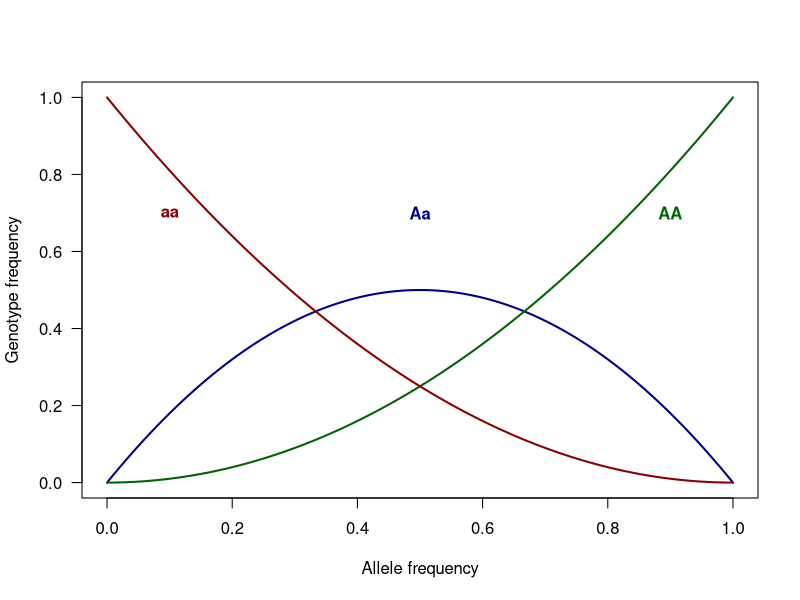
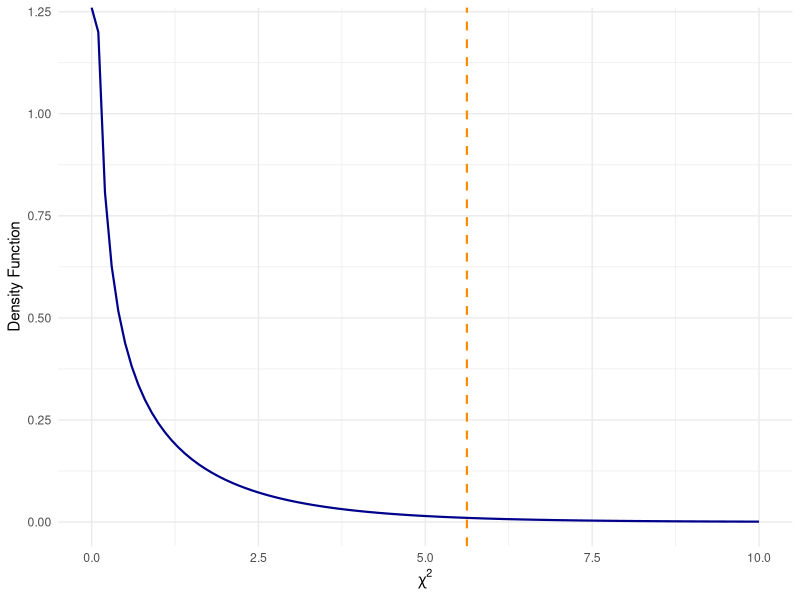
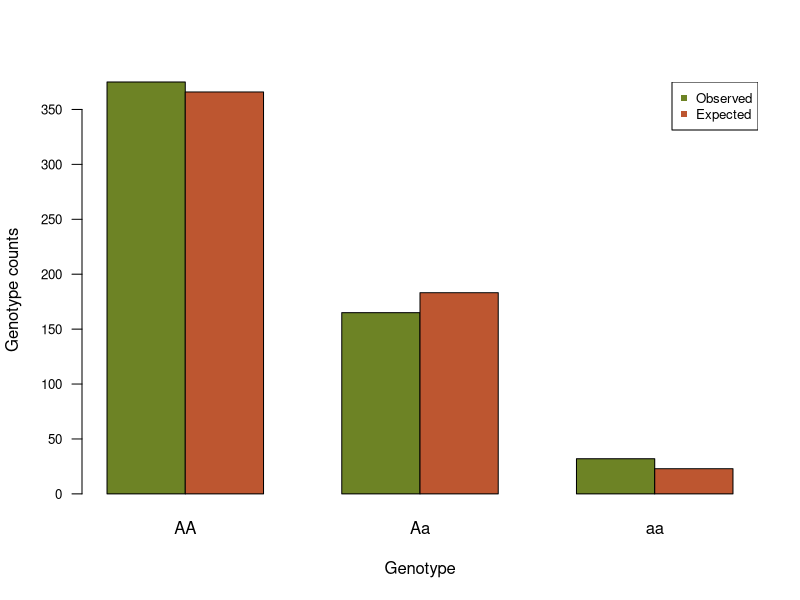
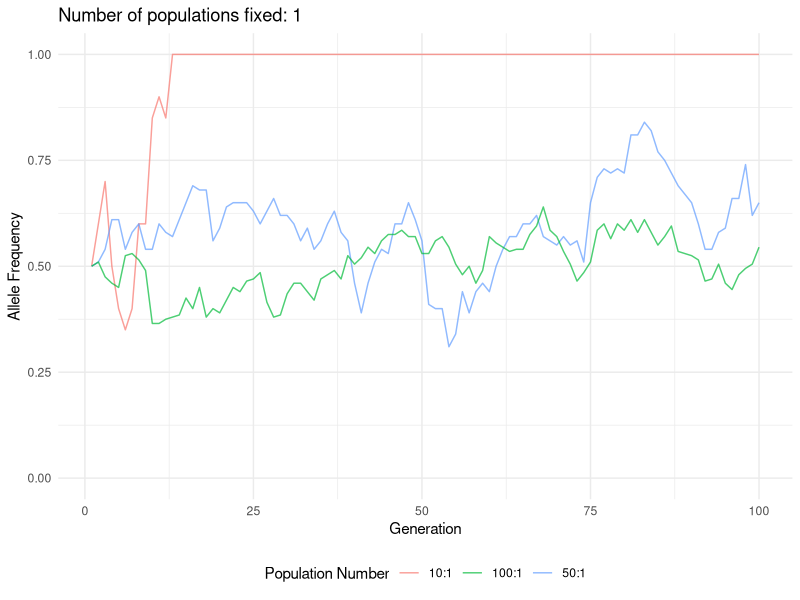

The R source for these figures, in order:
## ---- chunk 1
knitr::opts_chunk$set(echo = TRUE)
knitr::opts_knit$set(root.dir = "/Users/fs61oo/Documents/GitHub/AAU-human-genomics/")
library(ggplot2)
set.seed(666)
## ---- chunk 2
curve(2*x*(1-x),col="darkblue", ylim=c(0,1), lwd=2, xlab="Allele frequency", ylab="Genotype frequency", las=1)
  text(x=0.5, y=0.7, labels="Aa", col="darkblue", font=2)
curve(x**2,col="darkgreen", add=T, ylab="NULL", ylim=c(0,1), lwd=2)
  text(x=0.9, y=0.7, labels="AA", col="darkgreen", font=2)
curve((1-x)**2,col="darkred",add=T, ylab="NULL", ylim=c(0,1),lwd=2)
  text(x=0.1, y=0.7, labels="aa", col="darkred", font=2)
## ---- chunk 3
chi2 <- 5.622959
pval <- 0.01772669
geno <- c(375, 165, 32)
expe <- c(365.92, 183.16, 22.92002)
dat <- matrix(c(geno,expe),nrow=2, byrow=T)
## ---- chunk 4
x <- seq(0, 10, 0.1)
y <- dchisq(x, df = 1)
df <- data.frame(x = x, y = y)
ggplot(data = df, aes(x = x, y = y)) +
  geom_line(color = "darkblue", linewidth = .75) +
  geom_vline(xintercept = chi2, linewidth = .75, color = "darkorange", linetype = "dashed") + 
  labs(y = "Density Function",
       x = expression(chi^2)) + 
  theme_minimal()
## ---- chunk 5
barplot(dat, beside=T, col=c("#6D8325FF", "#BD5630FF"), names.arg=c("AA","Aa","aa"), las=1, cex.axis=.8, xlab="Genotype", ylab="Genotype counts")
legend("topright",legend=c("Observed", "Expected"),pch=15, col=c("#6D8325FF", "#BD5630FF"), cex=.8)
## ---- chunk 6
# Function to simulate allele frequency across generations for multiple populations
sim <- function(pop_size, generations, num_populations = 1, allele_freqs = 0.5) {
  
  # Create a list to store allele frequencies for each population
  freq_matrix_list <- vector("list", num_populations)
  
  # Run the simulations
  for (p in 1:num_populations) {
    allele_freq <- allele_freqs[p]
    freq_matrix <- matrix(NA, nrow = generations, ncol = 1)
    current_freq <- allele_freq
    freq_matrix[1, 1] <- current_freq  # Store the initial allele frequency
      
    for (gen in 2:generations) {
      # Simulate the allele frequency for the next generation using binomial sampling
      a <- rbinom(1, 2*pop_size, current_freq) 
      current_freq <- a/(2*pop_size)
      freq_matrix[gen, 1] <- current_freq
    }
    
    freq_matrix_list[[p]] <- freq_matrix
  }
  
  return(freq_matrix_list)
}
## ---- chunk 7
  run_sim <- function(population_sizes=NULL, generations=NULL, num_populations=NULL, initial_allele_freqs=NULL){
    # Store the results in a data frame
    results <- data.frame()

    # Run the simulation for different population sizes
    for (pop_size in population_sizes) {
      freq_matrix_list <- sim(pop_size,generations,num_populations,allele_freqs = initial_allele_freqs)
  
      # Prepare the data for plotting
      for (p in 1:num_populations) {
        freq_matrix <- freq_matrix_list[[p]]
        temp_df <- data.frame(
          generation = rep(1:generations),
          freq = as.vector(freq_matrix),
          population_size = rep(pop_size, generations),
          population_num = rep(p, generations))
      results <- rbind(results, temp_df)
      }
    }
    
  return(results)
  }
## ---- chunk 8
# Parameters
  population_sizes <- c(10, 50, 100)
  generations <- 100
  num_populations <- 1
  initial_allele_freqs <- c(0.5,0.5, 0.5) 

  tmp <- run_sim(population_sizes=population_sizes, 
                 generations=generations, 
                 num_populations=num_populations, 
                 initial_allele_freqs=initial_allele_freqs)

# Count how many populations that has been fixed  
  tmp$fixed <- paste(tmp$population_size,":",tmp$population_num,sep="")
  is.fixed <- NULL
  for(pop in unique(tmp$fixed)){
    is.fixed <- c(is.fixed, any(tmp[tmp$fixed==pop,]$freq==0 | tmp[tmp$fixed==pop,]$freq==1))
  }
## ---- chunk 9
  ggplot(tmp, aes(x = generation, y = freq, 
                  group = interaction(population_size, population_num), 
                  color = as.factor(fixed))) +
    geom_line(alpha = 0.7) +
    labs(title = paste("Number of populations fixed:", sum(is.fixed)),
       x = "Generation",
       y = "Allele Frequency",
       color = "Population Number") +
    scale_y_continuous(limits = c(0, 1)) +
    theme_minimal() +
    theme(legend.position = "bottom") 

